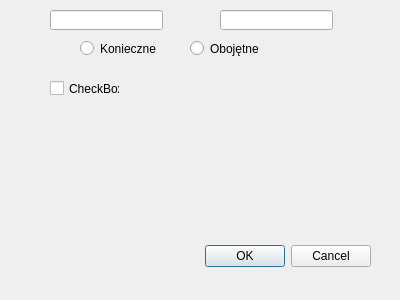
<?xml version="1.0" encoding="UTF-8"?>
<ui version="4.0">
 <class>Dialog</class>
 <widget class="QDialog" name="Dialog">
  <property name="geometry">
   <rect>
    <x>0</x>
    <y>0</y>
    <width>400</width>
    <height>300</height>
   </rect>
  </property>
  <property name="windowTitle">
   <string>Dialog</string>
  </property>
  <widget class="QDialogButtonBox" name="buttonBox">
   <property name="geometry">
    <rect>
     <x>30</x>
     <y>240</y>
     <width>341</width>
     <height>32</height>
    </rect>
   </property>
   <property name="orientation">
    <enum>Qt::Horizontal</enum>
   </property>
   <property name="standardButtons">
    <set>QDialogButtonBox::Cancel|QDialogButtonBox::Ok</set>
   </property>
  </widget>
  <widget class="QRadioButton" name="radioButton">
   <property name="geometry">
    <rect>
     <x>80</x>
     <y>40</y>
     <width>82</width>
     <height>17</height>
    </rect>
   </property>
   <property name="text">
    <string>Konieczne</string>
   </property>
  </widget>
  <widget class="QRadioButton" name="radioButton_2">
   <property name="geometry">
    <rect>
     <x>190</x>
     <y>40</y>
     <width>82</width>
     <height>17</height>
    </rect>
   </property>
   <property name="text">
    <string>Obojętne</string>
   </property>
  </widget>
  <widget class="QLineEdit" name="lineEdit">
   <property name="geometry">
    <rect>
     <x>50</x>
     <y>10</y>
     <width>113</width>
     <height>20</height>
    </rect>
   </property>
  </widget>
  <widget class="QLineEdit" name="lineEdit_2">
   <property name="geometry">
    <rect>
     <x>220</x>
     <y>10</y>
     <width>113</width>
     <height>20</height>
    </rect>
   </property>
  </widget>
  <widget class="QCheckBox" name="checkBox">
   <property name="geometry">
    <rect>
     <x>50</x>
     <y>80</y>
     <width>70</width>
     <height>17</height>
    </rect>
   </property>
   <property name="text">
    <string>CheckBox</string>
   </property>
  </widget>
 </widget>
 <resources/>
 <connections>
  <connection>
   <sender>buttonBox</sender>
   <signal>accepted()</signal>
   <receiver>Dialog</receiver>
   <slot>accept()</slot>
   <hints>
    <hint type="sourcelabel">
     <x>248</x>
     <y>254</y>
    </hint>
    <hint type="destinationlabel">
     <x>157</x>
     <y>274</y>
    </hint>
   </hints>
  </connection>
  <connection>
   <sender>buttonBox</sender>
   <signal>rejected()</signal>
   <receiver>Dialog</receiver>
   <slot>reject()</slot>
   <hints>
    <hint type="sourcelabel">
     <x>316</x>
     <y>260</y>
    </hint>
    <hint type="destinationlabel">
     <x>286</x>
     <y>274</y>
    </hint>
   </hints>
  </connection>
 </connections>
</ui>
